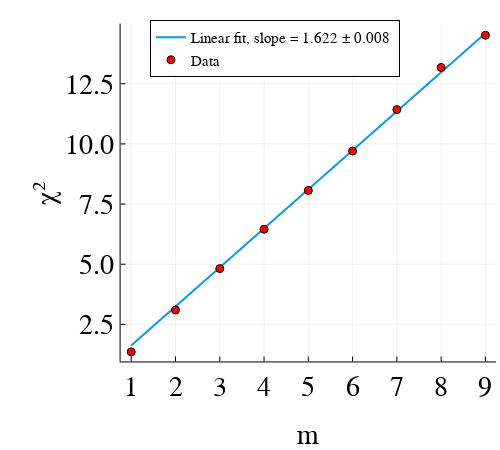

Notebook cell for this chart:
### Code cell
plot(y2, lin(y2, fiit.param),lw=2, label="Linear fit, slope = 1.622 ± 0.008 ", guidefontsize=20, legendfontsize=11, tickfontsize=20, size=(500,450))
scatter!(y2,x2, label="Data", legend=:top, c="red")
plot!(bottom_margin=5Plots.mm, xticks=1:9)
ylabel!("χ²")
p1 = xlabel!("m")

### Figure 1 — Plotly figure (JSON) as saved in the notebook; plotly's stock layout.template omitted (floating-point values rounded to 4 significant figures)
{"data": [{"colorbar": {"len": 0.824, "title": "", "x": 0.9921, "y": 0.5792}, "legendgroup": "Linear fit, slope = 1.622 ± 0.008 ", "line": {"color": "rgba(0, 154, 250, 1.000)", "dash": "solid", "shape": "linear", "width": 2}, "mode": "lines", "name": "Linear fit, slope = 1.622 ± 0.008 ", "showlegend": true, "type": "scatter", "x": [9, 8, 7, 6, 5, 4, 3, 2, 1], "xaxis": "x", "y": [14.6, 12.98, 11.36, 9.735, 8.112, 6.49, 4.867, 3.245, 1.622], "yaxis": "y"}, {"colorbar": {"len": 0.824, "title": "", "x": 0.9921, "y": 0.5792}, "legendgroup": "Data", "marker": {"color": "rgba(255, 0, 0, 1.000)", "line": {"color": "rgba(0, 0, 0, 1.000)", "width": 1}, "size": 8, "symbol": "circle"}, "mode": "markers", "name": "Data", "showlegend": true, "type": "scatter", "x": [9, 8, 7, 6, 5, 4, 3, 2, 1], "xaxis": "x", "y": [14.52, 13.18, 11.42, 9.703, 8.066, 6.452, 4.818, 3.098, 1.357], "yaxis": "y"}], "layout": {"annotations": [], "height": 450, "legend": {"bgcolor": "rgba(255, 255, 255, 1.000)", "bordercolor": "rgba(0, 0, 0, 1.000)", "borderwidth": 1, "font": {"color": "rgba(0, 0, 0, 1.000)", "family": "sans-serif", "size": 15}, "title": {"font": {"color": "rgba(0, 0, 0, 1.000)", "family": "sans-serif", "size": 15}, "text": ""}, "tracegroupgap": 0, "traceorder": "normal", "x": 0.55, "xanchor": "center", "y": 1, "yanchor": "top"}, "margin": {"b": 20, "l": 0, "r": 0, "t": 20}, "paper_bgcolor": "rgba(255, 255, 255, 1.000)", "plot_bgcolor": "rgba(255, 255, 255, 1.000)", "showlegend": true, "width": 500, "xaxis": {"anchor": "y", "domain": [0.2412, 0.9921], "gridcolor": "rgba(0, 0, 0, 0.100)", "gridwidth": 0.5, "linecolor": "rgba(0, 0, 0, 1.000)", "mirror": false, "range": [0.76, 9.24], "showgrid": true, "showline": true, "showticklabels": true, "tickangle": 0, "tickcolor": "rgb(0, 0, 0)", "tickfont": {"color": "rgba(0, 0, 0, 1.000)", "family": "sans-serif", "size": 28}, "tickmode": "array", "ticks": "inside", "ticktext": ["1", "2", "3", "4", "5", "6", "7", "8", "9"], "tickvals": [1, 2, 3, 4, 5, 6, 7, 8, 9], "title": "m", "titlefont": {"color": "rgba(0, 0, 0, 1.000)", "family": "sans-serif", "size": 28}, "type": "-", "visible": true, "zeroline": false, "zerolinecolor": "rgba(0, 0, 0, 1.000)"}, "yaxis": {"anchor": "x", "domain": [0.1672, 0.9913], "gridcolor": "rgba(0, 0, 0, 0.100)", "gridwidth": 0.5, "linecolor": "rgba(0, 0, 0, 1.000)", "mirror": false, "range": [0.9599, 15.0], "showgrid": true, "showline": true, "showticklabels": true, "tickangle": 0, "tickcolor": "rgb(0, 0, 0)", "tickfont": {"color": "rgba(0, 0, 0, 1.000)", "family": "sans-serif", "size": 28}, "tickmode": "array", "ticks": "inside", "ticktext": ["2.5", "5.0", "7.5", "10.0", "12.5"], "tickvals": [2.5, 5, 7.5, 10, 12.5], "title": "χ²", "titlefont": {"color": "rgba(0, 0, 0, 1.000)", "family": "sans-serif", "size": 28}, "type": "-", "visible": true, "zeroline": false, "zerolinecolor": "rgba(0, 0, 0, 1.000)"}}}
